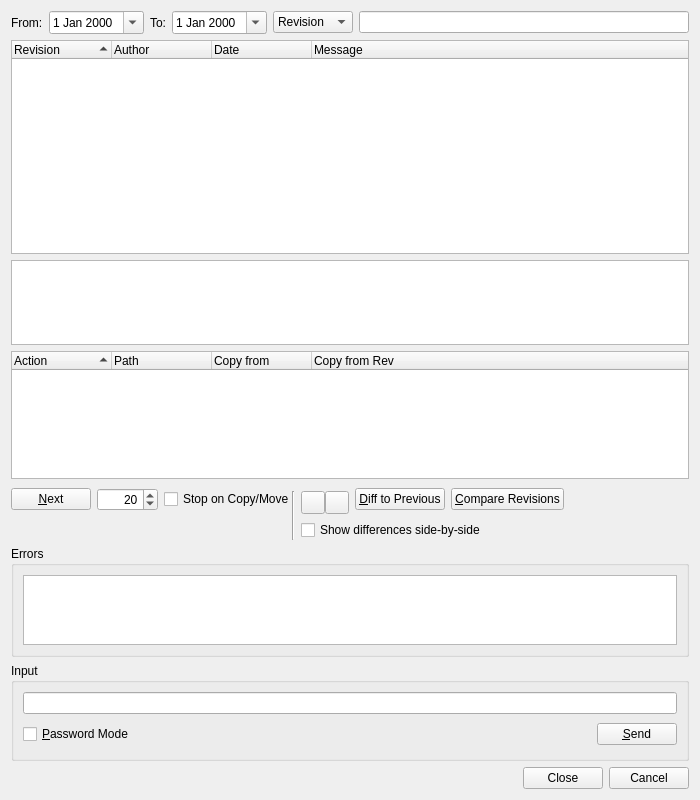
<?xml version="1.0" encoding="UTF-8"?>
<ui version="4.0">
 <class>SvnLogBrowserDialog</class>
 <widget class="QWidget" name="SvnLogBrowserDialog">
  <property name="geometry">
   <rect>
    <x>0</x>
    <y>0</y>
    <width>700</width>
    <height>800</height>
   </rect>
  </property>
  <property name="windowTitle">
   <string>Subversion Log</string>
  </property>
  <layout class="QVBoxLayout" name="verticalLayout">
   <item>
    <layout class="QHBoxLayout">
     <item>
      <widget class="QLabel" name="label">
       <property name="text">
        <string>From:</string>
       </property>
      </widget>
     </item>
     <item>
      <widget class="QDateEdit" name="fromDate">
       <property name="toolTip">
        <string>Enter the start date</string>
       </property>
       <property name="calendarPopup">
        <bool>true</bool>
       </property>
      </widget>
     </item>
     <item>
      <widget class="QLabel" name="label_2">
       <property name="text">
        <string>To:</string>
       </property>
      </widget>
     </item>
     <item>
      <widget class="QDateEdit" name="toDate">
       <property name="toolTip">
        <string>Enter the end date</string>
       </property>
       <property name="calendarPopup">
        <bool>true</bool>
       </property>
      </widget>
     </item>
     <item>
      <widget class="QComboBox" name="fieldCombo">
       <property name="toolTip">
        <string>Select the field to filter on</string>
       </property>
       <item>
        <property name="text">
         <string>Revision</string>
        </property>
       </item>
       <item>
        <property name="text">
         <string>Author</string>
        </property>
       </item>
       <item>
        <property name="text">
         <string>Message</string>
        </property>
       </item>
      </widget>
     </item>
     <item>
      <widget class="E5ClearableLineEdit" name="rxEdit">
       <property name="toolTip">
        <string>Enter the regular expression to filter on</string>
       </property>
      </widget>
     </item>
    </layout>
   </item>
   <item>
    <widget class="QTreeWidget" name="logTree">
     <property name="sizePolicy">
      <sizepolicy hsizetype="Expanding" vsizetype="Expanding">
       <horstretch>0</horstretch>
       <verstretch>5</verstretch>
      </sizepolicy>
     </property>
     <property name="alternatingRowColors">
      <bool>true</bool>
     </property>
     <property name="selectionMode">
      <enum>QAbstractItemView::ExtendedSelection</enum>
     </property>
     <property name="rootIsDecorated">
      <bool>false</bool>
     </property>
     <property name="itemsExpandable">
      <bool>false</bool>
     </property>
     <property name="sortingEnabled">
      <bool>true</bool>
     </property>
     <property name="allColumnsShowFocus">
      <bool>true</bool>
     </property>
     <column>
      <property name="text">
       <string>Revision</string>
      </property>
     </column>
     <column>
      <property name="text">
       <string>Author</string>
      </property>
     </column>
     <column>
      <property name="text">
       <string>Date</string>
      </property>
     </column>
     <column>
      <property name="text">
       <string>Message</string>
      </property>
     </column>
    </widget>
   </item>
   <item>
    <widget class="QTextEdit" name="messageEdit">
     <property name="sizePolicy">
      <sizepolicy hsizetype="Expanding" vsizetype="Expanding">
       <horstretch>0</horstretch>
       <verstretch>2</verstretch>
      </sizepolicy>
     </property>
     <property name="readOnly">
      <bool>true</bool>
     </property>
    </widget>
   </item>
   <item>
    <widget class="QTreeWidget" name="filesTree">
     <property name="sizePolicy">
      <sizepolicy hsizetype="Expanding" vsizetype="Expanding">
       <horstretch>0</horstretch>
       <verstretch>3</verstretch>
      </sizepolicy>
     </property>
     <property name="alternatingRowColors">
      <bool>true</bool>
     </property>
     <property name="rootIsDecorated">
      <bool>false</bool>
     </property>
     <property name="itemsExpandable">
      <bool>false</bool>
     </property>
     <property name="sortingEnabled">
      <bool>true</bool>
     </property>
     <property name="allColumnsShowFocus">
      <bool>true</bool>
     </property>
     <column>
      <property name="text">
       <string>Action</string>
      </property>
     </column>
     <column>
      <property name="text">
       <string>Path</string>
      </property>
     </column>
     <column>
      <property name="text">
       <string>Copy from</string>
      </property>
     </column>
     <column>
      <property name="text">
       <string>Copy from Rev</string>
      </property>
     </column>
    </widget>
   </item>
   <item>
    <layout class="QGridLayout" name="gridLayout">
     <item row="0" column="0" rowspan="2">
      <widget class="QPushButton" name="nextButton">
       <property name="toolTip">
        <string>Press to get the next bunch of log entries</string>
       </property>
       <property name="text">
        <string>&amp;Next</string>
       </property>
      </widget>
     </item>
     <item row="0" column="1" rowspan="2">
      <widget class="QSpinBox" name="limitSpinBox">
       <property name="toolTip">
        <string>Enter the limit of entries to fetch</string>
       </property>
       <property name="alignment">
        <set>Qt::AlignRight|Qt::AlignTrailing|Qt::AlignVCenter</set>
       </property>
       <property name="minimum">
        <number>1</number>
       </property>
       <property name="maximum">
        <number>10000</number>
       </property>
       <property name="value">
        <number>20</number>
       </property>
      </widget>
     </item>
     <item row="0" column="2" rowspan="2" colspan="2">
      <widget class="QCheckBox" name="stopCheckBox">
       <property name="toolTip">
        <string>Select to stop listing log messages at a copy or move</string>
       </property>
       <property name="text">
        <string>Stop on Copy/Move</string>
       </property>
      </widget>
     </item>
     <item row="0" column="5" rowspan="2">
      <widget class="QPushButton" name="diffPreviousButton">
       <property name="toolTip">
        <string>Press to generate a diff to the previous revision</string>
       </property>
       <property name="text">
        <string>&amp;Diff to Previous</string>
       </property>
      </widget>
     </item>
     <item row="0" column="6" rowspan="2">
      <widget class="QPushButton" name="diffRevisionsButton">
       <property name="toolTip">
        <string>Press to compare two revisions</string>
       </property>
       <property name="text">
        <string>&amp;Compare Revisions</string>
       </property>
      </widget>
     </item>
     <item row="0" column="7" rowspan="2">
      <spacer>
       <property name="orientation">
        <enum>Qt::Horizontal</enum>
       </property>
       <property name="sizeHint" stdset="0">
        <size>
         <width>39</width>
         <height>26</height>
        </size>
       </property>
      </spacer>
     </item>
     <item row="1" column="3" rowspan="2">
      <widget class="Line" name="line">
       <property name="orientation">
        <enum>Qt::Vertical</enum>
       </property>
      </widget>
     </item>
     <item row="1" column="4">
      <layout class="QHBoxLayout" name="horizontalLayout">
       <property name="spacing">
        <number>0</number>
       </property>
       <item>
        <widget class="QToolButton" name="upButton">
         <property name="toolTip">
          <string>Press to move up in the log list</string>
         </property>
         <property name="autoRepeat">
          <bool>true</bool>
         </property>
        </widget>
       </item>
       <item>
        <widget class="QToolButton" name="downButton">
         <property name="toolTip">
          <string>Press to move down in the log list</string>
         </property>
         <property name="autoRepeat">
          <bool>true</bool>
         </property>
        </widget>
       </item>
      </layout>
     </item>
     <item row="2" column="4" colspan="3">
      <widget class="QCheckBox" name="sbsCheckBox">
       <property name="toolTip">
        <string>Select to show differences side-by-side</string>
       </property>
       <property name="text">
        <string>Show differences side-by-side</string>
       </property>
      </widget>
     </item>
    </layout>
   </item>
   <item>
    <widget class="QGroupBox" name="errorGroup">
     <property name="sizePolicy">
      <sizepolicy hsizetype="Preferred" vsizetype="Expanding">
       <horstretch>0</horstretch>
       <verstretch>1</verstretch>
      </sizepolicy>
     </property>
     <property name="title">
      <string>Errors</string>
     </property>
     <layout class="QVBoxLayout">
      <item>
       <widget class="QTextEdit" name="errors">
        <property name="whatsThis">
         <string>&lt;b&gt;Subversion log errors&lt;/b&gt;&lt;p&gt;This shows possible error messages of the svn log command.&lt;/p&gt;</string>
        </property>
        <property name="readOnly">
         <bool>true</bool>
        </property>
        <property name="acceptRichText">
         <bool>false</bool>
        </property>
       </widget>
      </item>
     </layout>
    </widget>
   </item>
   <item>
    <widget class="QGroupBox" name="inputGroup">
     <property name="title">
      <string>Input</string>
     </property>
     <layout class="QGridLayout">
      <item row="1" column="1">
       <spacer>
        <property name="orientation">
         <enum>Qt::Horizontal</enum>
        </property>
        <property name="sizeType">
         <enum>QSizePolicy::Expanding</enum>
        </property>
        <property name="sizeHint" stdset="0">
         <size>
          <width>327</width>
          <height>29</height>
         </size>
        </property>
       </spacer>
      </item>
      <item row="1" column="2">
       <widget class="QPushButton" name="sendButton">
        <property name="toolTip">
         <string>Press to send the input to the subversion process</string>
        </property>
        <property name="text">
         <string>&amp;Send</string>
        </property>
        <property name="shortcut">
         <string>Alt+S</string>
        </property>
       </widget>
      </item>
      <item row="0" column="0" colspan="3">
       <widget class="QLineEdit" name="input">
        <property name="toolTip">
         <string>Enter data to be sent to the subversion process</string>
        </property>
       </widget>
      </item>
      <item row="1" column="0">
       <widget class="QCheckBox" name="passwordCheckBox">
        <property name="toolTip">
         <string>Select to switch the input field to password mode</string>
        </property>
        <property name="text">
         <string>&amp;Password Mode</string>
        </property>
        <property name="shortcut">
         <string>Alt+P</string>
        </property>
       </widget>
      </item>
     </layout>
    </widget>
   </item>
   <item>
    <widget class="QDialogButtonBox" name="buttonBox">
     <property name="orientation">
      <enum>Qt::Horizontal</enum>
     </property>
     <property name="standardButtons">
      <set>QDialogButtonBox::Cancel|QDialogButtonBox::Close</set>
     </property>
    </widget>
   </item>
  </layout>
 </widget>
 <customwidgets>
  <customwidget>
   <class>E5ClearableLineEdit</class>
   <extends>QLineEdit</extends>
   <header>E5Gui/E5LineEdit.h</header>
  </customwidget>
 </customwidgets>
 <tabstops>
  <tabstop>fromDate</tabstop>
  <tabstop>toDate</tabstop>
  <tabstop>fieldCombo</tabstop>
  <tabstop>rxEdit</tabstop>
  <tabstop>logTree</tabstop>
  <tabstop>messageEdit</tabstop>
  <tabstop>filesTree</tabstop>
  <tabstop>nextButton</tabstop>
  <tabstop>limitSpinBox</tabstop>
  <tabstop>stopCheckBox</tabstop>
  <tabstop>upButton</tabstop>
  <tabstop>downButton</tabstop>
  <tabstop>diffPreviousButton</tabstop>
  <tabstop>diffRevisionsButton</tabstop>
  <tabstop>sbsCheckBox</tabstop>
  <tabstop>errors</tabstop>
  <tabstop>input</tabstop>
  <tabstop>passwordCheckBox</tabstop>
  <tabstop>sendButton</tabstop>
 </tabstops>
 <resources/>
 <connections/>
</ui>
